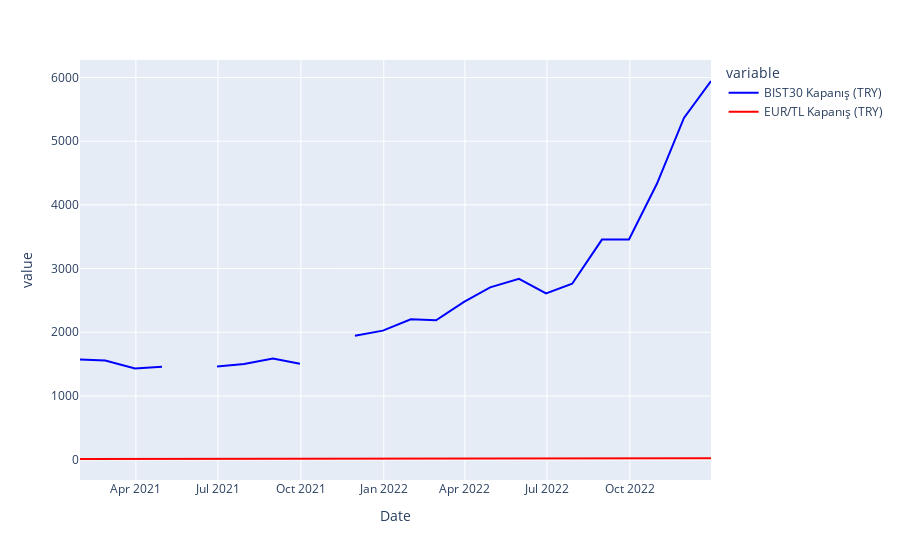

Write notebook code for a chart like this one.
### Code cell
pivotPlt

### Figure 1 — Plotly figure (JSON) as saved in the notebook; plotly's stock layout.template omitted (floating-point values rounded to 4 significant figures)
{"data": [{"hovertemplate": "variable=BIST30 Kapanış (TRY)<br>Date=%{x}<br>value=%{y}<extra></extra>", "legendgroup": "BIST30 Kapanış (TRY)", "line": {"color": "blue", "dash": "solid"}, "marker": {"symbol": "circle"}, "mode": "lines", "name": "BIST30 Kapanış (TRY)", "orientation": "v", "showlegend": true, "type": "scatter", "x": ["2021-01-29T00:00:00", "2021-02-26T00:00:00", "2021-03-31T00:00:00", "2021-04-30T00:00:00", "2021-05-31T00:00:00", "2021-06-30T00:00:00", "2021-07-30T00:00:00", "2021-08-31T00:00:00", "2021-09-30T00:00:00", "2021-10-29T00:00:00", "2021-11-30T00:00:00", "2021-12-31T00:00:00", "2022-01-31T00:00:00", "2022-02-28T00:00:00", "2022-03-31T00:00:00", "2022-04-29T00:00:00", "2022-05-31T00:00:00", "2022-06-30T00:00:00", "2022-07-29T00:00:00", "2022-08-31T00:00:00", "2022-09-30T00:00:00", "2022-10-31T00:00:00", "2022-11-30T00:00:00", "2022-12-30T00:00:00"], "xaxis": "x", "y": [1572.0, 1556, 1431.0, 1457.0, null, 1463.0, 1501.0, 1588.0, 1505.0, null, 1943.0, 2025, 2203.0, 2186.0, 2477.0, 2704.0, 2838.0, 2609.0, 2760.0, 3454.0, 3458.0, 4330.0, 5364.0, 5945.0], "yaxis": "y"}, {"hovertemplate": "variable=EUR/TL Kapanış (TRY)<br>Date=%{x}<br>value=%{y}<extra></extra>", "legendgroup": "EUR/TL Kapanış (TRY)", "line": {"color": "red", "dash": "solid"}, "marker": {"symbol": "circle"}, "mode": "lines", "name": "EUR/TL Kapanış (TRY)", "orientation": "v", "showlegend": true, "type": "scatter", "x": ["2021-01-29T00:00:00", "2021-02-26T00:00:00", "2021-03-31T00:00:00", "2021-04-30T00:00:00", "2021-05-31T00:00:00", "2021-06-30T00:00:00", "2021-07-30T00:00:00", "2021-08-31T00:00:00", "2021-09-30T00:00:00", "2021-10-29T00:00:00", "2021-11-30T00:00:00", "2021-12-31T00:00:00", "2022-01-31T00:00:00", "2022-02-28T00:00:00", "2022-03-31T00:00:00", "2022-04-29T00:00:00", "2022-05-31T00:00:00", "2022-06-30T00:00:00", "2022-07-29T00:00:00", "2022-08-31T00:00:00", "2022-09-30T00:00:00", "2022-10-31T00:00:00", "2022-11-30T00:00:00", "2022-12-30T00:00:00"], "xaxis": "x", "y": [8.903, 8.905, 9.748, 9.924, 10.44, 10.38, 10.05, 9.869, 10.34, 11.13, 14.35, 14.99, 15.03, 15.69, 16.35, 15.53, 17.65, 17.24, 18.29, 18.19, 18.15, 18.48, 19.23, 19.94], "yaxis": "y"}], "layout": {"legend": {"title": {"text": "variable"}, "tracegroupgap": 0}, "margin": {"t": 60}, "xaxis": {"anchor": "y", "domain": [0, 1], "title": {"text": "Date"}}, "yaxis": {"anchor": "x", "domain": [0, 1], "title": {"text": "value"}}}}
